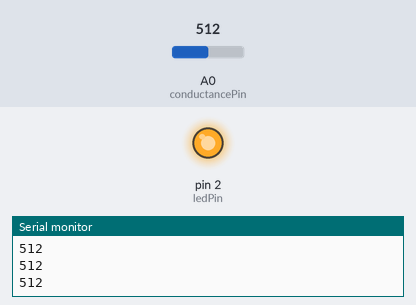
The sketch below on a simulated Arduino Uno, built with avr-gcc and run on an emulated ATmega328P. Parts: output pins drawn as LEDs (lit = HIGH), the last lines printed to the serial monitor. The test bench sets the inputs (shaded band); at power-on: A0 (conductancePin) = 512.

Above: at 1.2 s.
1.3 s: A0 (conductancePin) set to 108
2.8 s: A0 (conductancePin) set to 90
At 3.1 s:
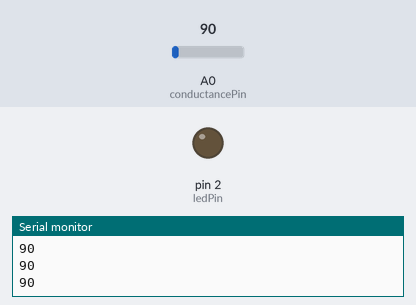
4.3 s: A0 (conductancePin) set to 110
At 5.4 s:
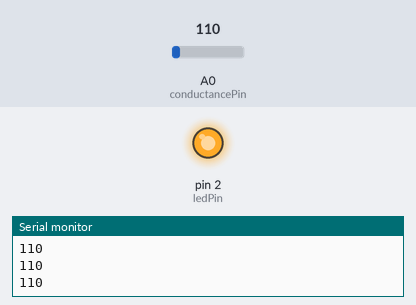
5.8 s: A0 (conductancePin) set to 0
At 6.6 s:
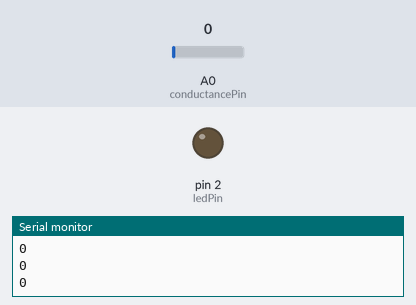
Timing chart, 0 to 8.3 s (numbered marks = the images above; inputs shaded):
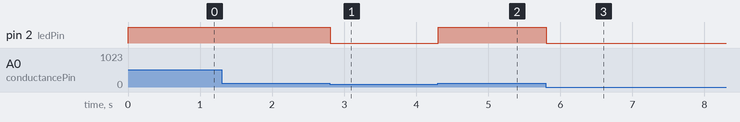

The sketch:

skinconudctivityCode.ino
```cpp
int conductancePin = A0;
int ledPin = 2; //Pin 12 on ribbon
int conductanceValue = 0;
int threshold = 100;

void setup(){
  pinMode(ledPin, OUTPUT);
  pinMode(conductancePin, INPUT);
  Serial.begin(9600);
}

void loop(){
  conductanceValue = analogRead(conductancePin);
  Serial.println(conductanceValue);
  if(conductanceValue > threshold)
    digitalWrite(ledPin, HIGH);
   else
   digitalWrite(ledPin, LOW);
}
```

Measured:
- the behaviour switches between 101 and 100 on A0 (conductancePin) (found by bisection; images 0 and 1)
- after the input at 2.8 s, pin 2 (ledPin): HIGH → LOW at once
- after the input at 4.3 s, pin 2 (ledPin): LOW → HIGH at once
- after the input at 5.8 s, pin 2 (ledPin): HIGH → LOW at once
